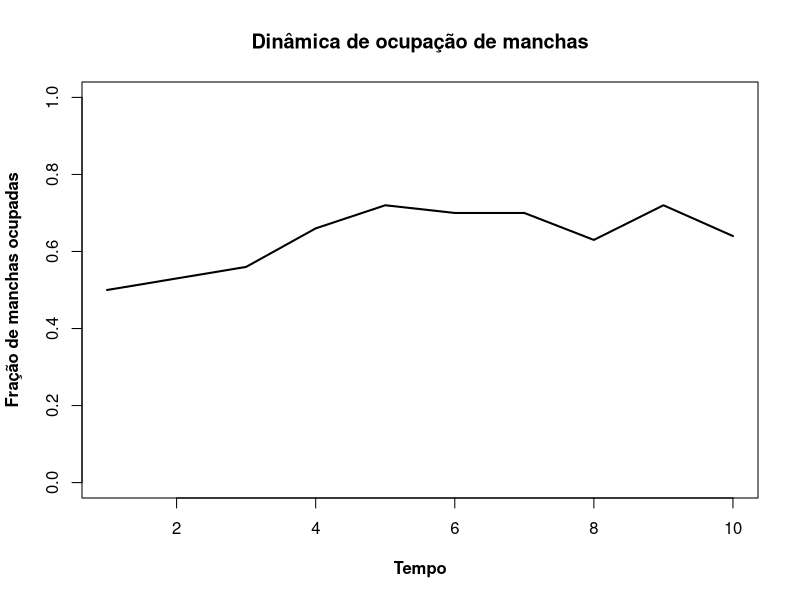
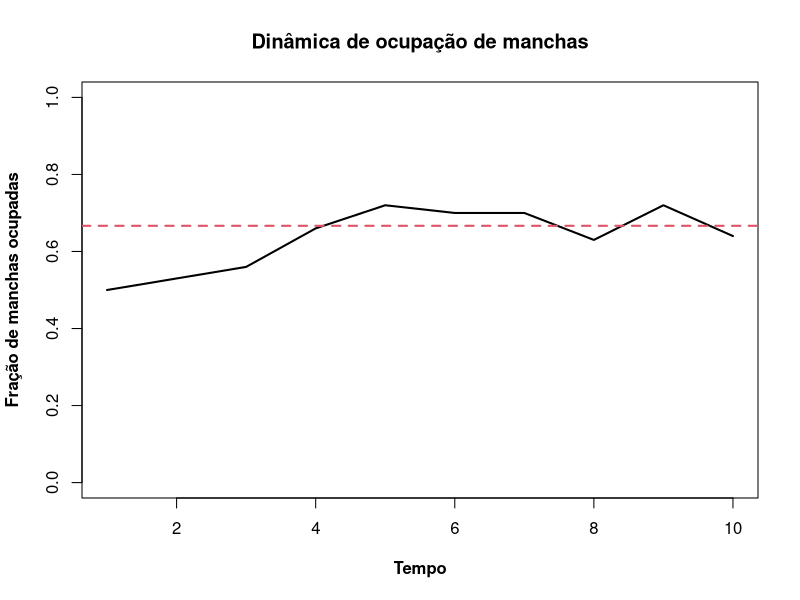

These charts were generated, in order, by the following R code: (Note: this script raises an error after producing the figures.)
###Comandos R para os exercicios de Metapopulacoes
### BIE0312 e BIE0318 - Ecologia Vegetal - IB - USP


### Chuva de Propagulos ###
##
pc=0.3
pe=0.15
fi=0.5
##
paisag=array(0,dim=c(10,10,1))
paisag
##
paisag=array(0,dim=c(10,10,10))
paisag
##
paisag[,,1]=sample(c(rep(0,(100-fi*100)),rep(1,fi*100)))
paisag[,,1]
##
paisag[,,2][paisag[,,1]==1]<-sample(c(0,1),sum(paisag[,,1]),replace=T,prob=c(pe,1-pe))
paisag[,,2]
##
paisag[,,1] # paisagem no tempo inicial
paisag[,,2] # paisagem depois de um passo no tempo
##
sum(paisag[,,1]) # total de manchas ocupadas no tempo inicial
sum(paisag[,,2]) # total de manchas ocupadas no tempo 2
##
paisag[,,2][paisag[,,1]==0]<-sample(c(0,1),10*10-sum(paisag[,,1]),replace=T,prob=c(1-pc,pc))
paisag[,,2]
##
paisag[,,1] 
paisag[,,2]

sum(paisag[,,1]) # total de manchas ocupadas no tempo inicial
sum(paisag[,,2]) # total de manchas ocupadas no tempo 2
##
f1=sum(paisag[,,1])/100 # fração das manchas ocupadas no tempo 1
f2=sum(paisag[,,2])/100 # fração das manchas ocupadas no tempo 2

f1
f2
f2-f1
##
paisag=array(0,dim=c(10,10,10))
paisag[,,1]=sample(c(rep(0,(100-fi*100)),rep(1,fi*100)))
resultado=numeric()
for(t in 2:10){
	       paisag[,,t][paisag[,,(t-1)]==1]<-sample(c(0,1),sum(paisag[,,(t-1)]),replace=T,prob=c(pe,1-pe))
	       paisag[,,t][paisag[,,(t-1)]==0]<-sample(c(0,1),10*10-sum(paisag[,,(t-1)]),replace=T,prob=c(1-pc,pc))
	       resultado[t-1]=sum(paisag[,,t])/(10*10)
	      }
resultado
##
resultado=data.frame(t=1:10,f=c(fi,resultado))
resultado
##
plot(1:10,resultado$f,type="l",xlab="Tempo",ylab="Fração de manchas ocupadas",
ylim=c(0,1),main="Dinâmica de ocupação de manchas",font.lab=2,lwd=2)
##
F=pc/(pc+pe)
F
##
plot(1:10,resultado$f,type="l",xlab="Tempo",ylab="Fração de manchas ocupadas",
ylim=c(0,1),main="Dinâmica de ocupação de manchas",font.lab=2,lwd=2)
abline(h=F,col=2,lwd=2,lty=2)
##
metapop=function(tf,cl,ln,fi,pc,pe){
	paisag=array(0,dim=c(ln,cl,tf))
	paisag[,,1]=matrix(sample(c(1,0),c*l,prob=c(fi,1-fi), replace=T),l,c)
	resultado=numeric()
	for(t in 2:tf){
	       paisag[,,t][paisag[,,(t-1)]==1]<-sample(c(0,1),sum(paisag[,,1]),replace=T,prob=c(pe,1-pe))
	       paisag[,,t][paisag[,,(t-1)]==0]<-sample(c(0,1),c*l-sum(paisag[,,1]),replace=T,prob=c(1-pc,pc))
	       resultado[t-1]=sum(paisag[,,t])/(cl*ln)
	      }

	F=pc/(pc+pe)

	plot(1:tf,c(fi,resultado),type="l",xlab="Tempo",ylab="Fração de manchas ocupadas",
	ylim=c(0,1),main=paste("Chuva de Propágulos","\n cl=",cl," ln=",ln," fi=",fi," pc=",pc," pe=",pe),font.lab=2,lwd=2)
	abline(h=F,col=2,lwd=2,lty=2)
	
      return(paisag)
	}
##
metapop(tf=100,cl=10,ln=10,fi=0.5,pc=0.3,pe=0.15)

##
anima=function(dados){
          x11()
          for(i in 1:dim(dados)[3])
          {
                    image(dados[,,i], main=("Ocupação de manchas"),sub=paste("simulação no.= ", i), col=c("white","red"), bty="n",xaxt='n',yaxt='n')
                    grid(dim(dados)[1],dim(dados)[2])
                    Sys.sleep(.2)
          }
}

anima(metapop(tf=25,cl=10,ln=10,fi=.1,pc=0.1,pe=0.1))


################################################################################

### Colonizacao Interna ###

##
meta.inter=function(tf,cl,ln,fi,i,pe){
	paisag=array(0,dim=c(ln,cl,tf))
	paisag[,,1]=matrix(sample(c(1,0),cl*ln,prob=c(fi,1-fi), replace=T),ln,cl)
	resultado=numeric()
	for(t in 2:tf){
		 pc=i*sum(paisag[,,t-1])/(cl*ln)
	       paisag[,,t][paisag[,,(t-1)]==1]<-sample(c(0,1),sum(paisag[,,1]),replace=T,prob=c(pe,1-pe))
	       paisag[,,t][paisag[,,(t-1)]==0]<-sample(c(0,1),cl*ln-sum(paisag[,,1]),replace=T,prob=c(1-pc,pc))
	       resultado[t-1]=sum(paisag[,,t])/(cl*ln)
	      }

	F=1-(pe/i)

	plot(1:tf,c(fi,resultado),type="l",xlab="Tempo",ylab="Fração de manchas ocupadas",
	ylim=c(0,1),main=paste("Colonização Interna","\n cl=",cl," ln=",ln," fi=",fi," i=",i," pe=",pe),font.lab=2,lwd=2)
	abline(h=F,col=2,lwd=2,lty=2)
	
      return(paisag)
	}
##
#ex
meta.inter(tf=100,cl=10,ln=10,fi=0.1,i=1,pe=0.5)


##animação
anima2=function(dados){
          tf=dim(dados)[3]
          for(i in 1:tf){
                    image(dados[,,i], main=("Ocupação de manchas"),col=c("white","red"),bty="n",xaxt='n',yaxt='n')
                    grid(dim(dados)[1],dim(dados)[2])
                    Sys.sleep(.2)
          }
}
##
anima2(meta.inter(tf=25,cl=10,ln=10,fi=.1,i=1,pe=0.1))

################################################################################

### Efeito resgate ###

##
meta.er=function(tf,cl,ln,fi,pc,e){
          paisag=array(0,dim=c(ln,cl,tf))
          paisag[,,1]=matrix(sample(c(1,0),cl*ln,prob=c(fi,1-fi), replace=T),ln,cl)
          resultado=numeric()
          res=numeric()
          for(t in 2:tf){
                    pe=e*(1-sum(paisag[,,t-1])/(cl*ln))
                    paisag[,,t][paisag[,,(t-1)]==1]<-sample(c(0,1),sum(paisag[,,(t-1)]), replace=T, prob=c(pe,1-pe))
                    paisag[,,t][paisag[,,(t-1)]==0]<-sample(c(0,1),cl*ln-sum(paisag[,,(t-1)]), replace=T, prob=c(1-pc,pc))
                    resultado[t-1]=sum(paisag[,,t])/(cl*ln)
                    res[t-1]=pe
          }
          
          F=pc/e
          
          plot(1:tf,c(fi,resultado),type="l",xlab="Tempo",ylab="Fração de manchas ocupadas",
               ylim=c(0,1),main=paste("Chuva de Propágulos com Efeito Resgate",
                                      "\n cl=",cl," ln=",ln," fi=",fi," pc=",pc," e=",e),
               font.lab=2,lwd=2)
          abline(h=F,col=2,lwd=2,lty=2) # equilibrio F
          
          points(1:tf,c(e*(1-fi),res),type='l',lwd=2,col="blue") # pe observado
          abline(h=e-pc,col="green",lwd=2,lty=2) # pe equilibrio
          legend("topright", legend=c("proporção ocupada", "equilíbrio F", "prob. extinção (pe)", "equilíbrio pe"), lty=c(1,2,1,2), col=c("black","red","blue", "green"), bty="n")
          
          return(paisag)
}

#ex
meta.er(tf=100,cl=10,ln=10,fi=.1,pc=0.1,e=1)
##

########
#efeito resgate e colonizacao interna
meta.cier=function(tf,cl,ln,fi,i,e){
          paisag=array(0,dim=c(ln,cl,tf))
          paisag[,,1]=sample(c(rep(0,round(cl*ln-fi*cl*ln)),rep(1,round(fi*cl*ln))))
          resultado=numeric()
          rese=numeric()
          resi=numeric()
          for(t in 2:tf){
                    pe=e*(1-sum(paisag[,,t-1])/(cl*ln))
                    pc=i*sum(paisag[,,t-1])/(cl*ln)
                    paisag[,,t][paisag[,,(t-1)]==1]<-sample(c(0,1),sum(paisag[,,t-1]),replace=T,prob=c(pe,1-pe))
                    paisag[,,t][paisag[,,(t-1)]==0]<-sample(c(0,1),cl*ln-sum(paisag[,,t-1]),replace=T,prob=c(1-pc,pc))
                    resultado[t-1]=sum(paisag[,,t])/(cl*ln)
                    rese[t-1]=pe
                    resi[t-1]=pc
          }
          plot(1:tf,c(fi,resultado),type="l",xlab="Tempo",ylab="Proporção/Probabilidade",
               ylim=c(0,1),main=paste("Colonização Interna","\n cl=",cl," ln=",ln," fi=",fi," i=",i," e=",e),font.lab=2,lwd=2)
          abline(h=0,lty=2)
          
          points(1:tf,c(e*(1-fi),rese),type='l',lwd=2,col=4,lty=3)
          
          points(1:tf,c(i*fi,resi),type='l',lwd=2,col=6,lty=3)
          legend("topright", legend=c("manchas ocupadas", "prob.colonização", "prob.extinção"), lty=c(1,3,3), col=c(1,6,4), bty="n")
          
          
          return(paisag)
}



meta.cier(tf=100,cl=10,ln=10,fi=.5,i=.5,e=.5)


